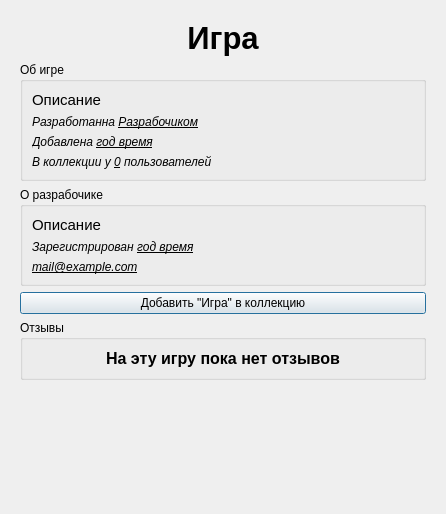
<?xml version="1.0" encoding="UTF-8"?>
<ui version="4.0">
 <class>GameDialog</class>
 <widget class="QDialog" name="GameDialog">
  <property name="geometry">
   <rect>
    <x>0</x>
    <y>0</y>
    <width>446</width>
    <height>514</height>
   </rect>
  </property>
  <property name="windowTitle">
   <string>Dialog</string>
  </property>
  <layout class="QVBoxLayout" name="verticalLayout">
   <item>
    <widget class="QScrollArea" name="scrollArea">
     <property name="frameShape">
      <enum>QFrame::NoFrame</enum>
     </property>
     <property name="frameShadow">
      <enum>QFrame::Plain</enum>
     </property>
     <property name="widgetResizable">
      <bool>true</bool>
     </property>
     <widget class="QWidget" name="scrollAreaWidgetContents">
      <property name="geometry">
       <rect>
        <x>0</x>
        <y>0</y>
        <width>414</width>
        <height>497</height>
       </rect>
      </property>
      <layout class="QVBoxLayout" name="verticalLayout_2">
       <item>
        <widget class="QLabel" name="gameTitle">
         <property name="sizePolicy">
          <sizepolicy hsizetype="Preferred" vsizetype="Fixed">
           <horstretch>0</horstretch>
           <verstretch>0</verstretch>
          </sizepolicy>
         </property>
         <property name="minimumSize">
          <size>
           <width>0</width>
           <height>0</height>
          </size>
         </property>
         <property name="font">
          <font>
           <pointsize>23</pointsize>
           <bold>true</bold>
          </font>
         </property>
         <property name="text">
          <string>Игра</string>
         </property>
         <property name="alignment">
          <set>Qt::AlignCenter</set>
         </property>
         <property name="wordWrap">
          <bool>true</bool>
         </property>
         <property name="margin">
          <number>15</number>
         </property>
        </widget>
       </item>
       <item>
        <widget class="QGroupBox" name="gameGroupBox">
         <property name="title">
          <string>Об игре</string>
         </property>
         <layout class="QVBoxLayout" name="verticalLayout_3">
          <item>
           <widget class="QLabel" name="gameDescription">
            <property name="font">
             <font>
              <pointsize>11</pointsize>
             </font>
            </property>
            <property name="text">
             <string>Описание</string>
            </property>
            <property name="wordWrap">
             <bool>true</bool>
            </property>
           </widget>
          </item>
          <item>
           <widget class="QLabel" name="gameDeveloper">
            <property name="font">
             <font>
              <italic>true</italic>
             </font>
            </property>
            <property name="text">
             <string>&lt;html&gt;&lt;head/&gt;&lt;body&gt;&lt;p&gt;Разработанна &lt;span style=&quot; text-decoration: underline;&quot;&gt;Разрабочиком&lt;/span&gt;&lt;/p&gt;&lt;/body&gt;&lt;/html&gt;</string>
            </property>
            <property name="textFormat">
             <enum>Qt::RichText</enum>
            </property>
           </widget>
          </item>
          <item>
           <widget class="QLabel" name="gameDate">
            <property name="font">
             <font>
              <italic>true</italic>
             </font>
            </property>
            <property name="text">
             <string>Добавлена &lt;u&gt;год время&lt;/u&gt;</string>
            </property>
           </widget>
          </item>
          <item>
           <widget class="QLabel" name="gameCollectionCount">
            <property name="font">
             <font>
              <italic>true</italic>
             </font>
            </property>
            <property name="text">
             <string>В коллекции у &lt;u&gt;0&lt;/u&gt; пользователей</string>
            </property>
           </widget>
          </item>
         </layout>
        </widget>
       </item>
       <item>
        <widget class="QGroupBox" name="developerGroupBox">
         <property name="title">
          <string>О разрабочике</string>
         </property>
         <layout class="QVBoxLayout" name="verticalLayout_4">
          <item>
           <widget class="QLabel" name="developerDescription">
            <property name="font">
             <font>
              <pointsize>11</pointsize>
             </font>
            </property>
            <property name="text">
             <string>Описание</string>
            </property>
            <property name="wordWrap">
             <bool>true</bool>
            </property>
           </widget>
          </item>
          <item>
           <widget class="QLabel" name="developerDate">
            <property name="font">
             <font>
              <italic>true</italic>
             </font>
            </property>
            <property name="text">
             <string>Зарегистрирован &lt;u&gt;год время&lt;/u&gt;</string>
            </property>
           </widget>
          </item>
          <item>
           <widget class="QLabel" name="developerEmail">
            <property name="font">
             <font>
              <italic>true</italic>
              <underline>true</underline>
             </font>
            </property>
            <property name="text">
             <string>mail@example.com</string>
            </property>
           </widget>
          </item>
         </layout>
        </widget>
       </item>
       <item>
        <widget class="QPushButton" name="buyButton">
         <property name="text">
          <string>Добавить &quot;Игра&quot; в коллекцию</string>
         </property>
        </widget>
       </item>
       <item>
        <widget class="QGroupBox" name="reviewGroupBox">
         <property name="title">
          <string>Отзывы</string>
         </property>
         <layout class="QVBoxLayout" name="verticalLayout_5">
          <item>
           <widget class="QLabel" name="noReviewLabel">
            <property name="font">
             <font>
              <pointsize>12</pointsize>
              <bold>true</bold>
             </font>
            </property>
            <property name="text">
             <string>На эту игру пока нет отзывов</string>
            </property>
            <property name="alignment">
             <set>Qt::AlignCenter</set>
            </property>
           </widget>
          </item>
         </layout>
        </widget>
       </item>
       <item>
        <spacer name="verticalSpacer">
         <property name="orientation">
          <enum>Qt::Vertical</enum>
         </property>
         <property name="sizeHint" stdset="0">
          <size>
           <width>20</width>
           <height>40</height>
          </size>
         </property>
        </spacer>
       </item>
      </layout>
     </widget>
    </widget>
   </item>
  </layout>
 </widget>
 <resources/>
 <connections/>
</ui>
